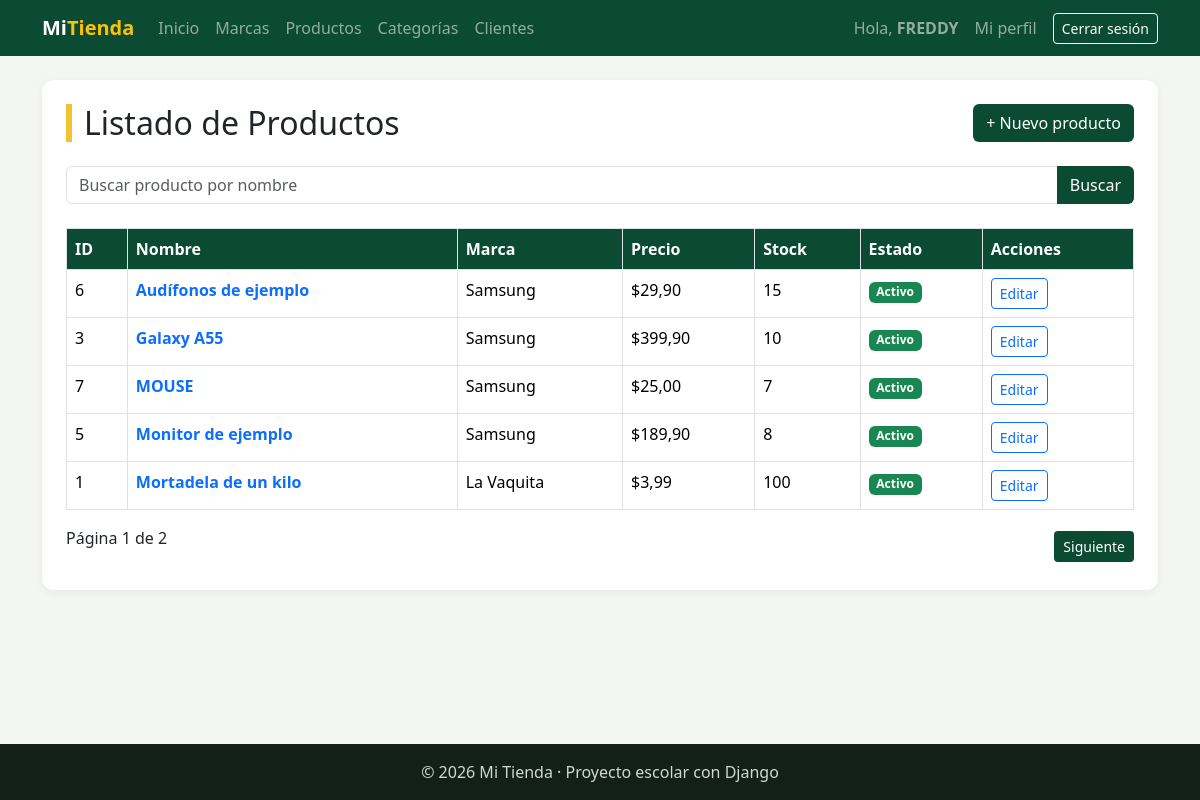
Page /facturacion/productos/ (signed in) on the committed database.
### facturacion/models.py (models this page shows, shortened)
class Producto(models.Model):
    nombre = models.CharField(max_length=100)
    descripcion = models.TextField("Descripción", blank=True)
    precio = models.DecimalField(                # DecimalField = número EXACTO con decimales (para dinero)
        max_digits=10,                           #   10 dígitos en total...
        decimal_places=2,                        #   ...de los cuales 2 son decimales → hasta 99 999 999.99
    )
    stock = models.PositiveIntegerField(default=0)   # Entero que no puede ser negativo
    marca = models.ForeignKey(
        Marca,                                   # ¿A qué modelo apunta? A Marca
        on_delete=models.PROTECT,                # ¿Qué pasa si borran la marca? PROTECT: no lo permite si tiene productos
        related_name="productos",                # Nombre del camino de vuelta: marca.productos.all()
    )
    categorias = models.ManyToManyField(
        Categoria,                               # ¿Con qué modelo? Con Categoria
        related_name="productos",                # Camino de vuelta: categoria.productos.all()
        blank=True,                              # Se puede guardar un producto sin categorías
    )                                            # Sin on_delete: si borras una categoría, solo se borran sus pares
    activo = models.BooleanField(default=True)
    fecha_creacion = models.DateTimeField(auto_now_add=True)   # auto_now_add: guarda la fecha y hora al CREAR (sola)
    class Meta:
        verbose_name = "Producto"
        verbose_name_plural = "Productos"
        ordering = ["nombre"]

class Marca(models.Model):
    nombre = models.CharField(max_length=60, unique=True)   # Nombre único: no se repite
    pais_origen = models.CharField(
        "País de origen",                        # 1er dato sin nombre = etiqueta bonita (verbose_name) para formularios
        max_length=60,
        blank=True,                              # opcional en el formulario
    )
    activo = models.BooleanField(default=True)   # Para "desactivar" en vez de borrar
    class Meta:
        verbose_name = "Marca"
        verbose_name_plural = "Marcas"
        ordering = ["nombre"]

### facturacion/views.py (the view)
@login_required
def producto_lista(request):
    q = request.GET.get("q", "")
    productos = Producto.objects.select_related("marca").all()
    if q:
        productos = productos.filter(nombre__icontains=q)
    paginador = Paginator(productos, 5)
    numero_pagina = request.GET.get("page")
    page_obj = paginador.get_page(numero_pagina)
    contexto = {
        "titulo": "Listado de productos",
        "page_obj": page_obj,
        "q": q,
    }
    return render(
        request,
        "facturacion/producto_lista.html",
        contexto
    )

### facturacion/templates/facturacion/producto_lista.html (shortened to what this page needs)
{% extends "base.html" %}
{% block contenido %}
<div class="tarjeta">
<div class="d-flex justify-content-between align-items-center mb-4">
    <h2 class="titulo-pagina mb-0">
        Listado de Productos
    </h2>
    <a href="{% url 'facturacion:producto_crear' %}"
       class="btn btn-verde">
        + Nuevo producto
    </a>
</div>
    <form method="get" class="mb-4">
        <div class="input-group">
            <input
                type="text"
                name="q"
                class="form-control"
                placeholder="Buscar producto por nombre"
                value="{{ q }}"
            >
            <button
                type="submit"
                class="btn btn-verde"
            >
                Buscar
            </button>
        </div>
    </form>
    <div class="table-responsive">
        <table class="table table-bordered table-hover">
            <thead>
                <tr>
                    <th>ID</th>
                    <th>Nombre</th>
                    <th>Marca</th>
                    <th>Precio</th>
                    <th>Stock</th>
                    <th>Estado</th>
                    <th>Acciones</th>
                </tr>
            </thead>
            <tbody>
                {% for producto in page_obj %}
                <tr>
                    <td>{{ producto.id }}</td>
                    <td><a href="{% url 'facturacion:producto_detalle' producto.pk %}" class="fw-semibold text-decoration-none">{{ producto.nombre }}</a></td>
                    <td>{{ producto.marca.nombre }}</td>
                    <td>${{ producto.precio }}</td>
                    <td>{% if producto.stock < 5 %}<span class="text-danger fw-bold">{{ producto.stock }}</span>{% else %}{{ producto.stock }}{% endif %}</td>
                    <td>
                        {% if producto.activo %}
                            <span class="badge bg-success">
                                Activo
                            </span>
                        {% else %}
                            <span class="badge bg-danger">
                                Inactivo
                            </span>
                        {% endif %}
                    </td>
                    <td>
                        <a href="{% url 'facturacion:producto_editar' producto.pk %}" class="btn btn-sm btn-outline-primary">Editar</a>
                    </td>
                </tr>
                {% empty %}
                <tr>
                    <td colspan="7" class="text-center">
                        No se encontraron productos.
                    </td>
                </tr>
                {% endfor %}
            </tbody>
        </table>
    </div>
    <div class="d-flex justify-content-between align-items-center">
        <p>
            Página {{ page_obj.number }}
            de {{ page_obj.paginator.num_pages }}
        </p>
        <div>
            {% if page_obj.has_next %}
                <a
                    href="?q={{ q|urlencode }}&page={{ page_obj.next_page_number }}"
                    class="btn btn-verde btn-sm"
                >
                    Siguiente
                </a>
            {% endif %}
        </div>
    </div>
</div>
{% endblock %}

### templates/base.html (shortened to what this page needs)
{% load static %}
<!DOCTYPE html>
<html lang="es">
<head>
    <link href="https://cdn.jsdelivr.net/npm/bootstrap@5.3.3/dist/css/bootstrap.min.css" rel="stylesheet">
    <link rel="stylesheet" href="{% static 'css/estilos.css' %}">
</head>
<body>
    <nav class="navbar navbar-expand-lg navbar-dark barra">
        <div class="container">
            <a class="navbar-brand fw-bold" href="{% url 'home' %}">Mi<span class="text-warning">Tienda</span></a>
            <div class="collapse navbar-collapse" id="menu">
                <ul class="navbar-nav me-auto">
                    <li class="nav-item"><a class="nav-link" href="{% url 'home' %}">Inicio</a></li>
                    {% if user.is_authenticated %}
                        <li class="nav-item"><a class="nav-link" href="{% url 'facturacion:marca_lista' %}">Marcas</a></li>
                        <li class="nav-item"><a class="nav-link" href="{% url 'facturacion:producto_lista' %}">Productos</a></li>
                        <li class="nav-item"><a class="nav-link" href="{% url 'facturacion:categoria_lista' %}">Categorías</a></li>
                        <li class="nav-item"><a class="nav-link" href="{% url 'facturacion:cliente_lista' %}">Clientes</a></li>
                    {% endif %}
                </ul>
                <ul class="navbar-nav align-items-lg-center gap-2">
                    {% if user.is_authenticated %}
                        <li class="nav-item navbar-text">Hola, <b>{{ user.username }}</b></li>
                        <li class="nav-item"><a class="nav-link" href="{% url 'facturacion:mi_perfil' %}">Mi perfil</a></li>
                        <li class="nav-item">
                            <form method="post" action="{% url 'logout' %}" class="m-0">
                                <button type="submit" class="btn btn-sm btn-outline-light">Cerrar sesión</button>
                            </form>
                        </li>
                    {% else %}
                        <li class="nav-item"><a class="nav-link" href="{% url 'login' %}">Ingresar</a></li>
                        <li class="nav-item"><a class="btn btn-sm btn-warning" href="{% url 'registro' %}">Crear cuenta</a></li>
                    {% endif %}
                </ul>
            </div>
        </div>
    </nav>
    <main class="container py-4">
        {% block contenido %}{% endblock %}
    </main>
    <footer class="pie text-center py-3">© 2026 Mi Tienda · Proyecto escolar con Django</footer>
</body>
</html>

### static/css/estilos.css (style rules this page uses)
:root { --verde: #0c4b33; --verde-claro: #2f9e6e; --amarillo: #f2c230; }
body { background-color: #f3f6f2; min-height: 100vh; display: flex; flex-direction: column; }
main { flex: 1; }
.barra { background-color: var(--verde); }
.titulo-pagina { border-left: 6px solid var(--amarillo); padding-left: 12px; }
.tarjeta { background-color: white; border-radius: 12px; padding: 24px; box-shadow: 0 2px 10px rgba(0, 0, 0, .06); }
.table thead th { background-color: var(--verde); color: white; }
.btn-verde { background-color: var(--verde); color: white; }
.pie { background-color: #13201a; color: #cfd8d3; }

### rows in the picture
Producto: id "6", nombre "Audífonos de ejemplo", marca.nombre "Samsung", precio "29,90", stock "15", activo "Activo"
Producto: id "3", nombre "Galaxy A55", marca.nombre "Samsung", precio "399,90", stock "10", activo "Activo"
Producto: id "7", nombre "MOUSE", marca.nombre "Samsung", precio "25,00", stock "7", activo "Activo"
Producto: id "5", nombre "Monitor de ejemplo", marca.nombre "Samsung", precio "189,90", stock "8", activo "Activo"
Producto: id "1", nombre "Mortadela de un kilo", marca.nombre "La Vaquita", precio "3,99", stock "100", activo "Activo"

### other values in the picture
{{ user.username }} "FREDDY"
{{ page_obj.number }} "1"
{{ page_obj.paginator.num_pages }} "2"
